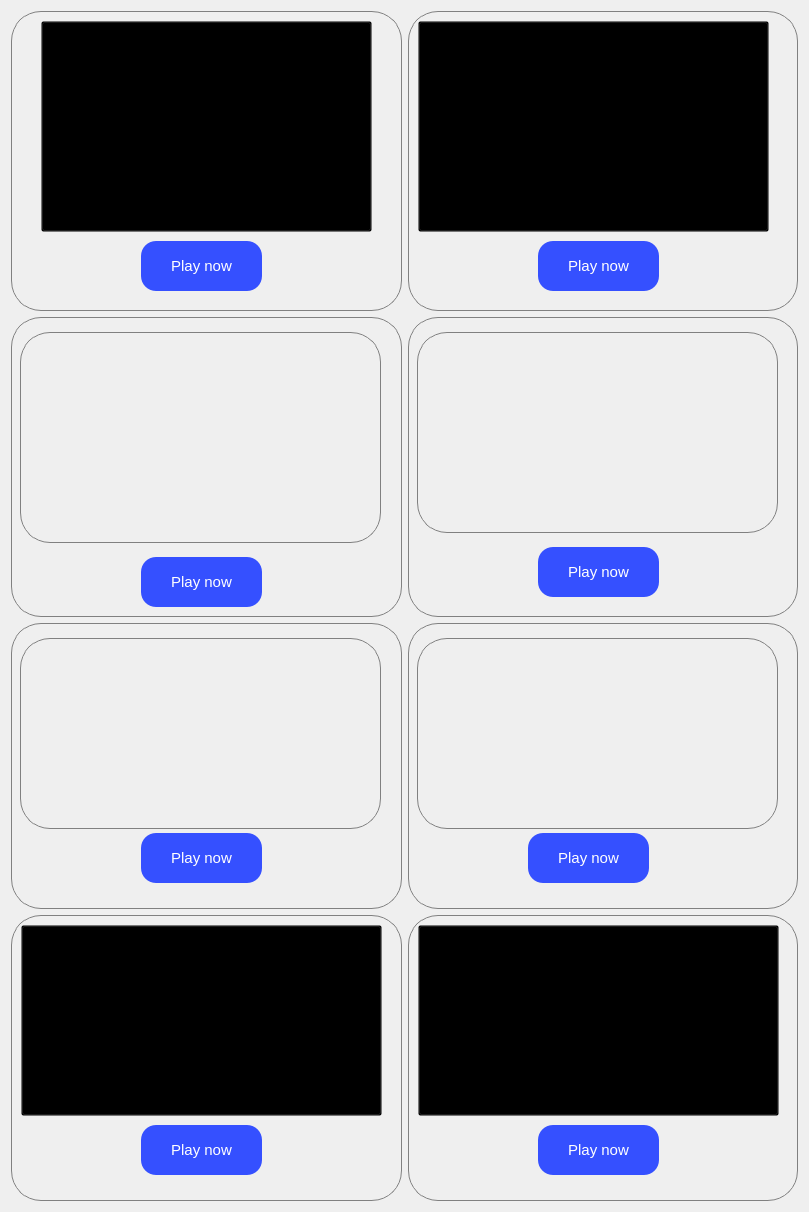
         <widget class="QWidget" name="scrollAreaWidgetContents_2">
          <property name="geometry">
           <rect>
            <x>0</x>
            <y>0</y>
            <width>809</width>
            <height>1212</height>
           </rect>
          </property>
          <layout class="QGridLayout" name="gridLayout_2">
           <item row="1" column="1">
            <widget class="QFrame" name="frame_2">
             <property name="minimumSize">
              <size>
               <width>0</width>
               <height>300</height>
              </size>
             </property>
             <property name="styleSheet">
              <string notr="true">QFrame{
border: 1px solid grey;
border-radius: 30px
}</string>
             </property>
             <property name="frameShape">
              <enum>QFrame::StyledPanel</enum>
             </property>
             <property name="frameShadow">
              <enum>QFrame::Raised</enum>
             </property>
             <widget class="QPushButton" name="image_minecraft_3">
              <property name="geometry">
               <rect>
                <x>10</x>
                <y>10</y>
                <width>351</width>
                <height>211</height>
               </rect>
              </property>
              <property name="autoFillBackground">
               <bool>false</bool>
              </property>
              <property name="styleSheet">
               <string notr="true">background-color: transparent</string>
              </property>
              <property name="text">
               <string/>
              </property>
              <property name="icon">
               <iconset>
                <normaloff>game-store_materials/Minecraft.png</normaloff>game-store_materials/Minecraft.png</iconset>
              </property>
              <property name="iconSize">
               <size>
                <width>400</width>
                <height>400</height>
               </size>
              </property>
              <property name="autoRepeat">
               <bool>false</bool>
              </property>
              <property name="autoExclusive">
               <bool>false</bool>
              </property>
             </widget>
             <widget class="QPushButton" name="btn_play_minecraft">
              <property name="geometry">
               <rect>
                <x>130</x>
                <y>230</y>
                <width>121</width>
                <height>50</height>
               </rect>
              </property>
              <property name="cursor">
               <cursorShape>PointingHandCursor</cursorShape>
              </property>
              <property name="styleSheet">
               <string notr="true">QWidget{
border-radius: 15px;
background-color: rgb(53, 80, 255);
font-size: 15px;
color: white
}

QWidget:hover{
background-color: rgba(53, 80, 255, 228)
}</string>
              </property>
              <property name="text">
               <string>Play now</string>
              </property>
             </widget>
            </widget>
           </item>
           <item row="1" column="0">
            <widget class="QFrame" name="frame">
             <property name="minimumSize">
              <size>
               <width>0</width>
               <height>0</height>
              </size>
             </property>
             <property name="styleSheet">
              <string notr="true">QFrame{
border: 1px solid grey;
border-radius: 30px
}</string>
             </property>
             <property name="frameShape">
              <enum>QFrame::StyledPanel</enum>
             </property>
             <property name="frameShadow">
              <enum>QFrame::Raised</enum>
             </property>
             <widget class="QPushButton" name="btn_play_roblox">
              <property name="geometry">
               <rect>
                <x>130</x>
                <y>230</y>
                <width>121</width>
                <height>50</height>
               </rect>
              </property>
              <property name="cursor">
               <cursorShape>PointingHandCursor</cursorShape>
              </property>
              <property name="styleSheet">
               <string notr="true">QWidget{
border-radius: 15px;
background-color: rgb(53, 80, 255);
font-size: 15px;
color: white
}

QWidget:hover{
background-color: rgba(53, 80, 255, 228)
}</string>
              </property>
              <property name="text">
               <string>Play now</string>
              </property>
             </widget>
             <widget class="QPushButton" name="image_roblox_2">
              <property name="geometry">
               <rect>
                <x>30</x>
                <y>10</y>
                <width>331</width>
                <height>211</height>
               </rect>
              </property>
              <property name="styleSheet">
               <string notr="true">background-color: transparent</string>
              </property>
              <property name="text">
               <string/>
              </property>
              <property name="icon">
               <iconset>
                <normaloff>game-store_materials/roblox.png</normaloff>game-store_materials/roblox.png</iconset>
              </property>
              <property name="iconSize">
               <size>
                <width>400</width>
                <height>400</height>
               </size>
              </property>
             </widget>
            </widget>
           </item>
           <item row="4" column="0">
            <widget class="QFrame" name="frame_10">
             <property name="minimumSize">
              <size>
               <width>0</width>
               <height>300</height>
              </size>
             </property>
             <property name="styleSheet">
              <string notr="true">QFrame{
border: 1px solid grey;
border-radius: 30px
}</string>
             </property>
             <property name="frameShape">
              <enum>QFrame::StyledPanel</enum>
             </property>
             <property name="frameShadow">
              <enum>QFrame::Raised</enum>
             </property>
             <widget class="QPushButton" name="btn_play_apex">
              <property name="geometry">
               <rect>
                <x>130</x>
                <y>240</y>
                <width>121</width>
                <height>50</height>
               </rect>
              </property>
              <property name="cursor">
               <cursorShape>PointingHandCursor</cursorShape>
              </property>
              <property name="styleSheet">
               <string notr="true">QWidget{
border-radius: 15px;
background-color: rgb(53, 80, 255);
font-size: 15px;
color: white
}

QWidget:hover{
background-color: rgba(53, 80, 255, 228)
}</string>
              </property>
              <property name="text">
               <string>Play now</string>
              </property>
             </widget>
             <widget class="QLabel" name="label_9">
              <property name="geometry">
               <rect>
                <x>9</x>
                <y>15</y>
                <width>361</width>
                <height>211</height>
               </rect>
              </property>
              <property name="text">
               <string/>
              </property>
              <property name="pixmap">
               <pixmap>game-store_materials/apex.png</pixmap>
              </property>
              <property name="scaledContents">
               <bool>true</bool>
              </property>
             </widget>
            </widget>
           </item>
           <item row="4" column="1">
            <widget class="QFrame" name="frame_11">
             <property name="minimumSize">
              <size>
               <width>0</width>
               <height>300</height>
              </size>
             </property>
             <property name="styleSheet">
              <string notr="true">QFrame{
border: 1px solid grey;
border-radius: 30px
}</string>
             </property>
             <property name="frameShape">
              <enum>QFrame::StyledPanel</enum>
             </property>
             <property name="frameShadow">
              <enum>QFrame::Raised</enum>
             </property>
             <widget class="QPushButton" name="btn_play_league">
              <property name="geometry">
               <rect>
                <x>130</x>
                <y>230</y>
                <width>121</width>
                <height>50</height>
               </rect>
              </property>
              <property name="cursor">
               <cursorShape>PointingHandCursor</cursorShape>
              </property>
              <property name="styleSheet">
               <string notr="true">QWidget{
border-radius: 15px;
background-color: rgb(53, 80, 255);
font-size: 15px;
color: white
}

QWidget:hover{
background-color: rgba(53, 80, 255, 228)
}</string>
              </property>
              <property name="text">
               <string>Play now</string>
              </property>
             </widget>
             <widget class="QLabel" name="label_10">
              <property name="geometry">
               <rect>
                <x>9</x>
                <y>15</y>
                <width>361</width>
                <height>201</height>
               </rect>
              </property>
              <property name="text">
               <string/>
              </property>
              <property name="pixmap">
               <pixmap>game-store_materials/league-of-legends.png</pixmap>
              </property>
              <property name="scaledContents">
               <bool>true</bool>
              </property>
             </widget>
            </widget>
           </item>
           <item row="6" column="0">
            <widget class="QFrame" name="frame_3">
             <property name="minimumSize">
              <size>
               <width>0</width>
               <height>270</height>
              </size>
             </property>
             <property name="styleSheet">
              <string notr="true">QFrame{
border: 1px solid grey;
border-radius: 30px
}</string>
             </property>
             <property name="frameShape">
              <enum>QFrame::StyledPanel</enum>
             </property>
             <property name="frameShadow">
              <enum>QFrame::Raised</enum>
             </property>
             <widget class="QPushButton" name="btn_play_geometry">
              <property name="geometry">
               <rect>
                <x>130</x>
                <y>210</y>
                <width>121</width>
                <height>50</height>
               </rect>
              </property>
              <property name="cursor">
               <cursorShape>PointingHandCursor</cursorShape>
              </property>
              <property name="styleSheet">
               <string notr="true">QWidget{
border-radius: 15px;
background-color: rgb(53, 80, 255);
font-size: 15px;
color: white
}

QWidget:hover{
background-color: rgba(53, 80, 255, 228)
}</string>
              </property>
              <property name="text">
               <string>Play now</string>
              </property>
             </widget>
             <widget class="QPushButton" name="image_geometry_2">
              <property name="geometry">
               <rect>
                <x>10</x>
                <y>10</y>
                <width>361</width>
                <height>191</height>
               </rect>
              </property>
              <property name="styleSheet">
               <string notr="true">background-color: transparent</string>
              </property>
              <property name="text">
               <string/>
              </property>
              <property name="icon">
               <iconset>
                <normaloff>game-store_materials/geometry.png</normaloff>game-store_materials/geometry.png</iconset>
              </property>
              <property name="iconSize">
               <size>
                <width>335</width>
                <height>335</height>
               </size>
              </property>
             </widget>
            </widget>
           </item>
           <item row="6" column="1">
            <widget class="QFrame" name="frame_4">
             <property name="minimumSize">
              <size>
               <width>0</width>
               <height>200</height>
              </size>
             </property>
             <property name="styleSheet">
              <string notr="true">QFrame{
border: 1px solid grey;
border-radius: 30px
}</string>
             </property>
             <property name="frameShape">
              <enum>QFrame::StyledPanel</enum>
             </property>
             <property name="frameShadow">
              <enum>QFrame::Raised</enum>
             </property>
             <widget class="QPushButton" name="image_devil_2">
              <property name="geometry">
               <rect>
                <x>10</x>
                <y>10</y>
                <width>361</width>
                <height>191</height>
               </rect>
              </property>
              <property name="autoFillBackground">
               <bool>false</bool>
              </property>
              <property name="styleSheet">
               <string notr="true">background-color: transparent</string>
              </property>
              <property name="text">
               <string/>
              </property>
              <property name="icon">
               <iconset>
                <normaloff>game-store_materials/devel.png</normaloff>game-store_materials/devel.png</iconset>
              </property>
              <property name="iconSize">
               <size>
                <width>335</width>
                <height>335</height>
               </size>
              </property>
              <property name="autoRepeat">
               <bool>false</bool>
              </property>
              <property name="autoExclusive">
               <bool>false</bool>
              </property>
              <property name="autoRepeatDelay">
               <number>300</number>
              </property>
             </widget>
             <widget class="QPushButton" name="btn_play_devil">
              <property name="geometry">
               <rect>
                <x>130</x>
                <y>210</y>
                <width>121</width>
                <height>50</height>
               </rect>
              </property>
              <property name="cursor">
               <cursorShape>PointingHandCursor</cursorShape>
              </property>
              <property name="styleSheet">
               <string notr="true">QWidget{
border-radius: 15px;
background-color: rgb(53, 80, 255);
font-size: 15px;
color: white
}

QWidget:hover{
background-color: rgba(53, 80, 255, 228)
}</string>
              </property>
              <property name="text">
               <string>Play now</string>
              </property>
             </widget>
            </widget>
           </item>
           <item row="5" column="1">
            <widget class="QFrame" name="frame_12">
             <property name="minimumSize">
              <size>
               <width>0</width>
               <height>270</height>
              </size>
             </property>
             <property name="styleSheet">
              <string notr="true">QFrame{
border: 1px solid grey;
border-radius: 30px
}</string>
             </property>
             <property name="frameShape">
              <enum>QFrame::StyledPanel</enum>
             </property>
             <property name="frameShadow">
              <enum>QFrame::Raised</enum>
             </property>
             <widget class="QPushButton" name="btn_play_counter">
              <property name="geometry">
               <rect>
                <x>120</x>
                <y>210</y>
                <width>121</width>
                <height>50</height>
               </rect>
              </property>
              <property name="cursor">
               <cursorShape>PointingHandCursor</cursorShape>
              </property>
              <property name="styleSheet">
               <string notr="true">QWidget{
border-radius: 15px;
background-color: rgb(53, 80, 255);
font-size: 15px;
color: white
}

QWidget:hover{
background-color: rgba(53, 80, 255, 228)
}</string>
              </property>
              <property name="text">
               <string>Play now</string>
              </property>
             </widget>
             <widget class="QLabel" name="label_11">
              <property name="geometry">
               <rect>
                <x>9</x>
                <y>15</y>
                <width>361</width>
                <height>191</height>
               </rect>
              </property>
              <property name="text">
               <string/>
              </property>
              <property name="pixmap">
               <pixmap>game-store_materials/counter.png</pixmap>
              </property>
              <property name="scaledContents">
               <bool>true</bool>
              </property>
             </widget>
            </widget>
           </item>
           <item row="5" column="0">
            <widget class="QFrame" name="frame_13">
             <property name="minimumSize">
              <size>
               <width>0</width>
               <height>270</height>
              </size>
             </property>
             <property name="styleSheet">
              <string notr="true">QFrame{
border: 1px solid grey;
border-radius: 30px
}</string>
             </property>
             <property name="frameShape">
              <enum>QFrame::StyledPanel</enum>
             </property>
             <property name="frameShadow">
              <enum>QFrame::Raised</enum>
             </property>
             <widget class="QPushButton" name="btn_play_fortnite">
              <property name="geometry">
               <rect>
                <x>130</x>
                <y>210</y>
                <width>121</width>
                <height>50</height>
               </rect>
              </property>
              <property name="cursor">
               <cursorShape>PointingHandCursor</cursorShape>
              </property>
              <property name="styleSheet">
               <string notr="true">QWidget{
border-radius: 15px;
background-color: rgb(53, 80, 255);
font-size: 15px;
color: white
}

QWidget:hover{
background-color: rgba(53, 80, 255, 228)
}</string>
              </property>
              <property name="text">
               <string>Play now</string>
              </property>
             </widget>
             <widget class="QLabel" name="label_12">
              <property name="geometry">
               <rect>
                <x>9</x>
                <y>15</y>
                <width>361</width>
                <height>191</height>
               </rect>
              </property>
              <property name="text">
               <string/>
              </property>
              <property name="pixmap">
               <pixmap>game-store_materials/fortnite.png</pixmap>
              </property>
              <property name="scaledContents">
               <bool>true</bool>
              </property>
             </widget>
            </widget>
           </item>
          </layout>
         </widget>
